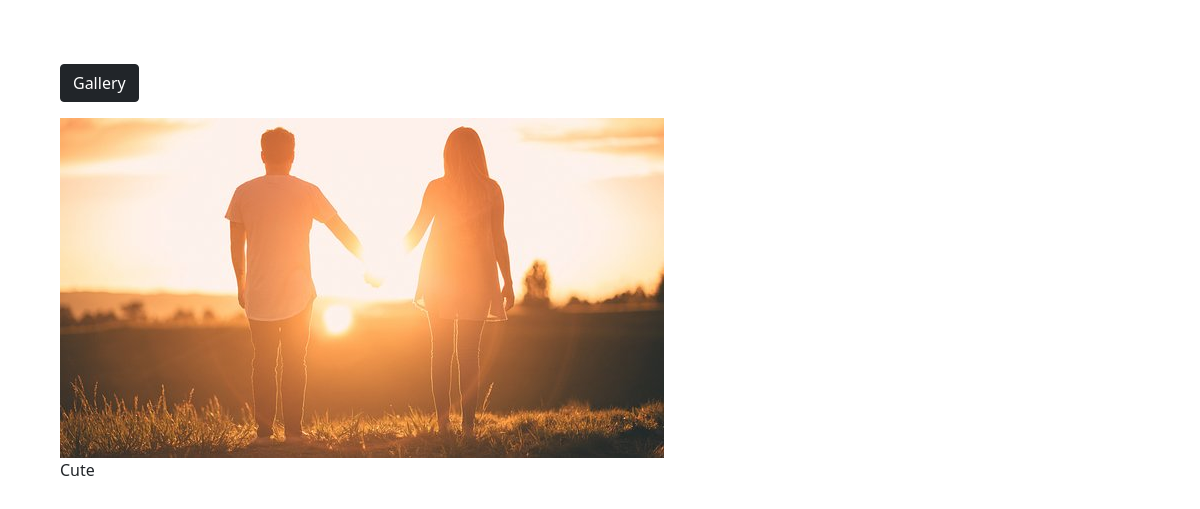
The page /photos/photo/14/ on the database its author committed.
### photos/models.py (models this page shows, shortened)
class Photo(models.Model):
    category = models.ForeignKey(Category, on_delete=models.SET_NULL, null=True, blank=True)
    image = models.ImageField(null=False, blank=False)
    description = models.TextField()

### photos/views.py (the view)
# urls.py: path('photo/<str:pk>/', views.viewPhoto, name = 'photo'),
def viewPhoto(request, pk):
    photo = Photo.objects.get(id=pk)
    return render(request, 'photos/photo.html', {'photo': photo})

### photos/templates/photos/photo.html (shortened to what this page needs)
<!DOCTYPE html>
<html>
    <head>
        <link href="https://cdn.jsdelivr.net/npm/bootstrap@5.0.0-beta1/dist/css/bootstrap.min.css" rel="stylesheet"
>
    </head>
    <body class="m-5">
        <div class="container">
            <div class="row justify-content-center">
                <div class="col">
                    <a href="{% url 'gallery' %}" class="btn btn-dark my-3"> Gallery </a>
                    <div style="height: 90vh;">
                        <img style="max-width: 100%; max-height: 100%;"
                        src="{{photo.image.url}}">
                        <p>{{photo.description}}</p>
                    </div>
                </div>
            </div>
        </div>
    </body>
</html>

### rows shown on the page
Photo: image (picture), description "Cute"
